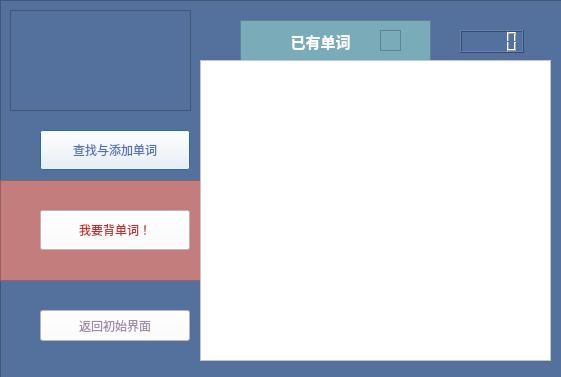
<?xml version="1.0" encoding="UTF-8"?>
<ui version="4.0">
 <class>Dialog</class>
 <widget class="QDialog" name="Dialog">
  <property name="geometry">
   <rect>
    <x>0</x>
    <y>0</y>
    <width>561</width>
    <height>377</height>
   </rect>
  </property>
  <property name="maximumSize">
   <size>
    <width>800</width>
    <height>600</height>
   </size>
  </property>
  <property name="windowTitle">
   <string>Dialog</string>
  </property>
  <property name="styleSheet">
   <string notr="true">background-color: rgb(255, 255, 255);</string>
  </property>
  <widget class="QFrame" name="frame_2">
   <property name="geometry">
    <rect>
     <x>0</x>
     <y>0</y>
     <width>591</width>
     <height>381</height>
    </rect>
   </property>
   <property name="minimumSize">
    <size>
     <width>371</width>
     <height>291</height>
    </size>
   </property>
   <property name="maximumSize">
    <size>
     <width>800</width>
     <height>600</height>
    </size>
   </property>
   <property name="styleSheet">
    <string notr="true">background-color: rgb(105, 146, 200);
background-color: rgb(84, 113, 157);</string>
   </property>
   <property name="frameShape">
    <enum>QFrame::StyledPanel</enum>
   </property>
   <property name="frameShadow">
    <enum>QFrame::Raised</enum>
   </property>
   <widget class="QPushButton" name="pushButton">
    <property name="geometry">
     <rect>
      <x>40</x>
      <y>130</y>
      <width>150</width>
      <height>40</height>
     </rect>
    </property>
    <property name="minimumSize">
     <size>
      <width>121</width>
      <height>31</height>
     </size>
    </property>
    <property name="maximumSize">
     <size>
      <width>150</width>
      <height>40</height>
     </size>
    </property>
    <property name="styleSheet">
     <string notr="true">font: 9pt &quot;Adobe 黑体 Std R&quot;;

background-color: rgb(255, 255, 255);
color: rgb(84, 113, 190);</string>
    </property>
    <property name="text">
     <string>查找与添加单词</string>
    </property>
   </widget>
   <widget class="QPushButton" name="pushButton_3">
    <property name="geometry">
     <rect>
      <x>40</x>
      <y>310</y>
      <width>150</width>
      <height>31</height>
     </rect>
    </property>
    <property name="minimumSize">
     <size>
      <width>101</width>
      <height>16</height>
     </size>
    </property>
    <property name="maximumSize">
     <size>
      <width>150</width>
      <height>32</height>
     </size>
    </property>
    <property name="styleSheet">
     <string notr="true">background-color: rgb(255, 255, 255);
font: 7pt &quot;Adobe 黑体 Std R&quot;;
color: rgb(159, 141, 175);</string>
    </property>
    <property name="text">
     <string>返回初始界面</string>
    </property>
   </widget>
   <widget class="QLCDNumber" name="lcdNumber">
    <property name="geometry">
     <rect>
      <x>460</x>
      <y>30</y>
      <width>64</width>
      <height>23</height>
     </rect>
    </property>
    <property name="minimumSize">
     <size>
      <width>64</width>
      <height>23</height>
     </size>
    </property>
    <property name="maximumSize">
     <size>
      <width>64</width>
      <height>23</height>
     </size>
    </property>
   </widget>
   <widget class="QFrame" name="frame_3">
    <property name="geometry">
     <rect>
      <x>10</x>
      <y>10</y>
      <width>181</width>
      <height>101</height>
     </rect>
    </property>
    <property name="minimumSize">
     <size>
      <width>171</width>
      <height>81</height>
     </size>
    </property>
    <property name="maximumSize">
     <size>
      <width>250</width>
      <height>250</height>
     </size>
    </property>
    <property name="styleSheet">
     <string notr="true">border-image: url(:/new/prefix1/4db4fc3edf911c4ae8c1599931083c2.jpg);</string>
    </property>
    <property name="frameShape">
     <enum>QFrame::StyledPanel</enum>
    </property>
    <property name="frameShadow">
     <enum>QFrame::Raised</enum>
    </property>
   </widget>
   <widget class="QFrame" name="frame">
    <property name="geometry">
     <rect>
      <x>240</x>
      <y>20</y>
      <width>191</width>
      <height>241</height>
     </rect>
    </property>
    <property name="minimumSize">
     <size>
      <width>131</width>
      <height>0</height>
     </size>
    </property>
    <property name="maximumSize">
     <size>
      <width>250</width>
      <height>261</height>
     </size>
    </property>
    <property name="styleSheet">
     <string notr="true">background-color: rgb(96, 192, 221);
background-color: rgb(121, 171, 185);</string>
    </property>
    <property name="frameShape">
     <enum>QFrame::StyledPanel</enum>
    </property>
    <property name="frameShadow">
     <enum>QFrame::Raised</enum>
    </property>
    <widget class="QLabel" name="label">
     <property name="geometry">
      <rect>
       <x>10</x>
       <y>10</y>
       <width>141</width>
       <height>21</height>
      </rect>
     </property>
     <property name="minimumSize">
      <size>
       <width>121</width>
       <height>21</height>
      </size>
     </property>
     <property name="maximumSize">
      <size>
       <width>150</width>
       <height>21</height>
      </size>
     </property>
     <property name="styleSheet">
      <string notr="true">color: rgb(255, 255, 255);</string>
     </property>
     <property name="text">
      <string>&lt;html&gt;&lt;head/&gt;&lt;body&gt;&lt;p align=&quot;center&quot;&gt;&lt;span style=&quot; font-size:11pt; font-weight:600;&quot;&gt;已有单词&lt;/span&gt;&lt;/p&gt;&lt;/body&gt;&lt;/html&gt;</string>
     </property>
    </widget>
    <widget class="QFrame" name="frame_5">
     <property name="geometry">
      <rect>
       <x>140</x>
       <y>10</y>
       <width>21</width>
       <height>21</height>
      </rect>
     </property>
     <property name="minimumSize">
      <size>
       <width>21</width>
       <height>21</height>
      </size>
     </property>
     <property name="maximumSize">
      <size>
       <width>21</width>
       <height>21</height>
      </size>
     </property>
     <property name="styleSheet">
      <string notr="true">border-image: url(:/new/prefix2/df2f762f39c580aafe0d764a445a5f6.jpg);</string>
     </property>
     <property name="frameShape">
      <enum>QFrame::StyledPanel</enum>
     </property>
     <property name="frameShadow">
      <enum>QFrame::Raised</enum>
     </property>
    </widget>
   </widget>
   <widget class="QFrame" name="frame_4">
    <property name="geometry">
     <rect>
      <x>0</x>
      <y>180</y>
      <width>291</width>
      <height>101</height>
     </rect>
    </property>
    <property name="minimumSize">
     <size>
      <width>291</width>
      <height>101</height>
     </size>
    </property>
    <property name="maximumSize">
     <size>
      <width>291</width>
      <height>101</height>
     </size>
    </property>
    <property name="styleSheet">
     <string notr="true">background-color: rgb(196, 125, 125);</string>
    </property>
    <property name="frameShape">
     <enum>QFrame::StyledPanel</enum>
    </property>
    <property name="frameShadow">
     <enum>QFrame::Raised</enum>
    </property>
    <widget class="QPushButton" name="pushButton_2">
     <property name="geometry">
      <rect>
       <x>40</x>
       <y>30</y>
       <width>150</width>
       <height>40</height>
      </rect>
     </property>
     <property name="minimumSize">
      <size>
       <width>101</width>
       <height>32</height>
      </size>
     </property>
     <property name="maximumSize">
      <size>
       <width>150</width>
       <height>40</height>
      </size>
     </property>
     <property name="styleSheet">
      <string notr="true">font: 9pt &quot;Adobe 黑体 Std R&quot;;
background-color: rgb(255, 255, 255);

;

color: rgb(196, 42, 42);</string>
     </property>
     <property name="text">
      <string>我要背单词！</string>
     </property>
    </widget>
   </widget>
  </widget>
  <widget class="QTableView" name="tableView">
   <property name="geometry">
    <rect>
     <x>200</x>
     <y>60</y>
     <width>351</width>
     <height>301</height>
    </rect>
   </property>
   <property name="minimumSize">
    <size>
     <width>256</width>
     <height>192</height>
    </size>
   </property>
   <property name="maximumSize">
    <size>
     <width>800</width>
     <height>800</height>
    </size>
   </property>
  </widget>
 </widget>
 <layoutdefault spacing="6" margin="11"/>
 <resources/>
 <connections/>
</ui>
